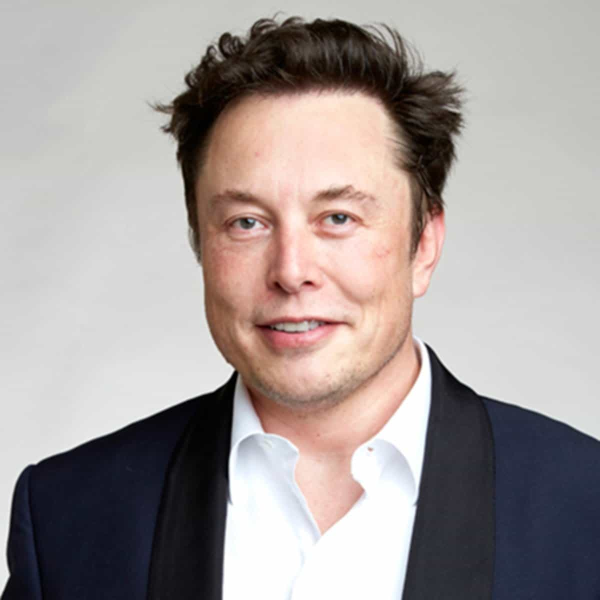
#> input picture images/001.jpg, 1200 x 1200 px, given in place of the camera (shown at 1/2 size)
$ python face_recognization.py
#> lines starting #> are read from the running program, lines starting #| are printed output that depends on the picture; after the words box and inside, x2 and y2 are one past the last pixel; in counts of white or black regions, pixels touching at a corner belong together
import cv2
import pickle
import numpy as np
import os

video = cv2.VideoCapture(0)
facedetect=cv2.CascadeClassifier('resources/haarcascade_frontalface_default.xml')
faces_data=[]
i =0
name = input("Enter your name: ")
#> the answer given: images/001.jpg
while True:
    ret,frame=video.read()
#> frame is the input picture: shape (1200, 1200, 3); mean B, G, R 153.6, 155.6, 164.1
    gray = cv2.cvtColor(frame, cv2.COLOR_BGR2GRAY)
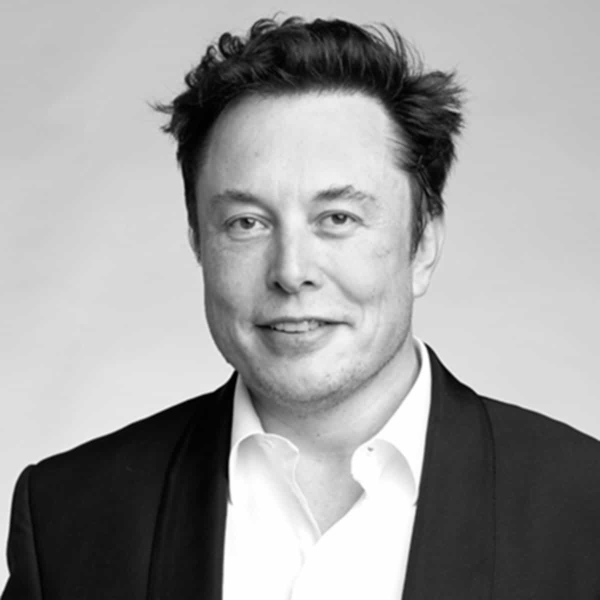
#> gray: shape (1200, 1200) (shown at 1/2 size); min 0, max 255, mean 157.9
    faces = facedetect.detectMultiScale(gray , 1.3 , 5)
#> faces = [[317, 222, 553, 553]]
    for(x,y,w,h) in faces:
        crop_img = frame[y:y+h , x:x+w,]
        resized_img=cv2.resize(crop_img, (50,50))
        if len(faces_data)<= 100 and i%10==0:
            faces_data.append(resized_img)
        i=i+1
        cv2.putText(frame,str(len(faces_data)),(50,50), cv2.FONT_HERSHEY_COMPLEX , 1, (50,50,255), 1)
        cv2.rectangle(frame, (x,y), (x+w, y+h), (50,50,255), 1)
#> this loop made 1 pass
#> (x, y, w, h, i) on pass 1: (317, 222, 553, 553, 1)
#> pass 1, `crop_img = frame[y:y+h , x:x+w,]`:
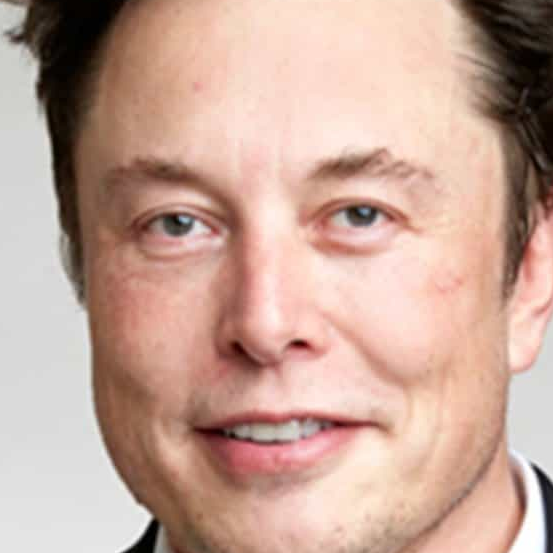
#> crop_img: shape (553, 553, 3); mean B, G, R 152.2, 165.5, 198.2
#> pass 1, `resized_img=cv2.resize(crop_img, (50,50))`:
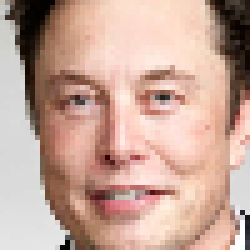
#> resized_img: shape (50, 50, 3) (shown 5 times larger); mean B, G, R 152, 165.2, 198
#> after the loop:
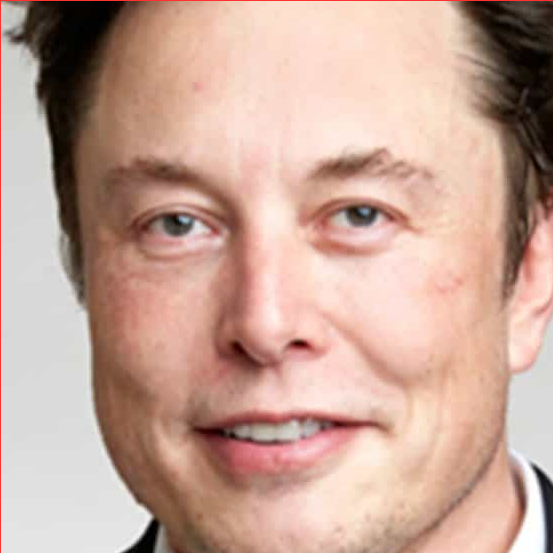
#> crop_img: shape (553, 553, 3); 0.36% of pixels changed, all inside (x1, y1, x2, y2) = (0, 0, 553, 553)
#> after the loop:
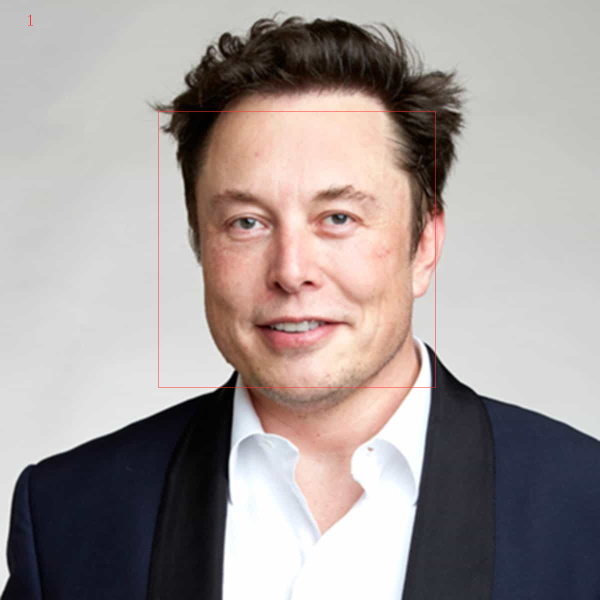
#> frame: shape (1200, 1200, 3) (shown at 1/2 size); 0.16% of pixels changed, all inside (x1, y1, x2, y2) = (56, 29, 871, 776)
#> after the loop, faces_data = 1 item; i = 1
    cv2.imshow("frame", frame)
    k = cv2.waitKey(1)
#> (key q is pressed here)
    if k==ord('q') or len(faces_data)==100:
        break
video.release()
cv2.destroyAllWindows()

faces_data = np.asarray(faces_data)
faces_data = faces_data.reshape(100, -1)
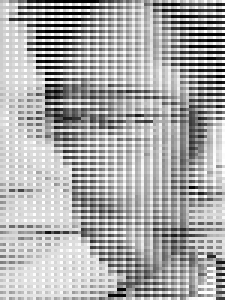
#> faces_data: shape (100, 75) (shown 3 times larger); min 0, max 255, mean 171.7

if 'names.pkl' not in os.listdir('resources/'):
    names = [name]*100
    with open('resources/names.pkl','wb') as f:
        pickle.dump(names , f)
else:
    with open('resources/names.pkl','rb') as f:
#> (reads resources/names.pkl from the repository)
        names = pickle.load(f)
    names = names + [name]*100
    with open('resources/names.pkl' , 'wb') as f:
        pickle.dump(names , f)

if 'faces_data.pkl' not in os.listdir('resources/'):
    with open('resources/faces_data.pkl' , 'wb') as f:
        pickle.dump(faces_data, f)
else:
    with open('resources/faces_data.pkl' ,'rb') as f:
        faces = pickle.load(f)
    faces = np.append(faces , faces_data, axis=0)
    with open('resources/faces_data.pkl' , 'wb') as f:
        pickle.dump(faces , f)
